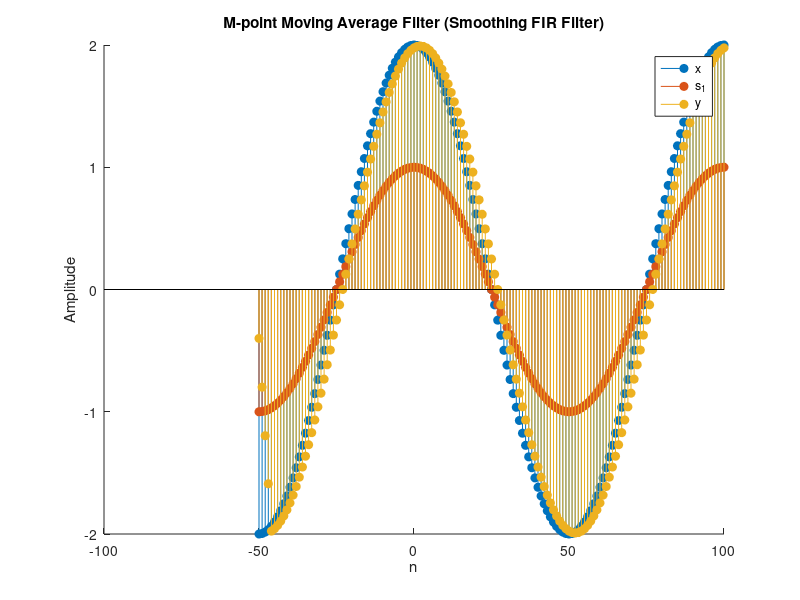

Here is the MATLAB script that generated this plot:
%% Experiment - 2
% Example - 5
clc;
clear;
figure;

%% M-point Moving Average Filter (Smoothing FIR Filter)
n = -50 : 100;  % Discrete time index
f_1 = 0.01;
f_2 = 0.99;

s_1 = cos(2 * pi * f_1 * n);  % Low frequency signal
s_2 = cos(2 * pi * f_2 * n);  % High frequency signal
x = s_1 + s_2;  % Input sequence

M = 5;  % M-point Moving Average
NUM = 1/M * ones(1, M);  % Numerator coefficients of T[z]
DEN = [1];  % Denominator coefficients of T[z]

y_M = filter(NUM, DEN, x);

hold on;
stem(n, x, 'filled')
stem(n, s_1, 'filled')
stem(n, y_M, 'filled')
hold off;
legend('x', 's_1', 'y')
title('M-point Moving Average Filter (Smoothing FIR Filter)')
xlabel('n'), ylabel('Amplitude')
